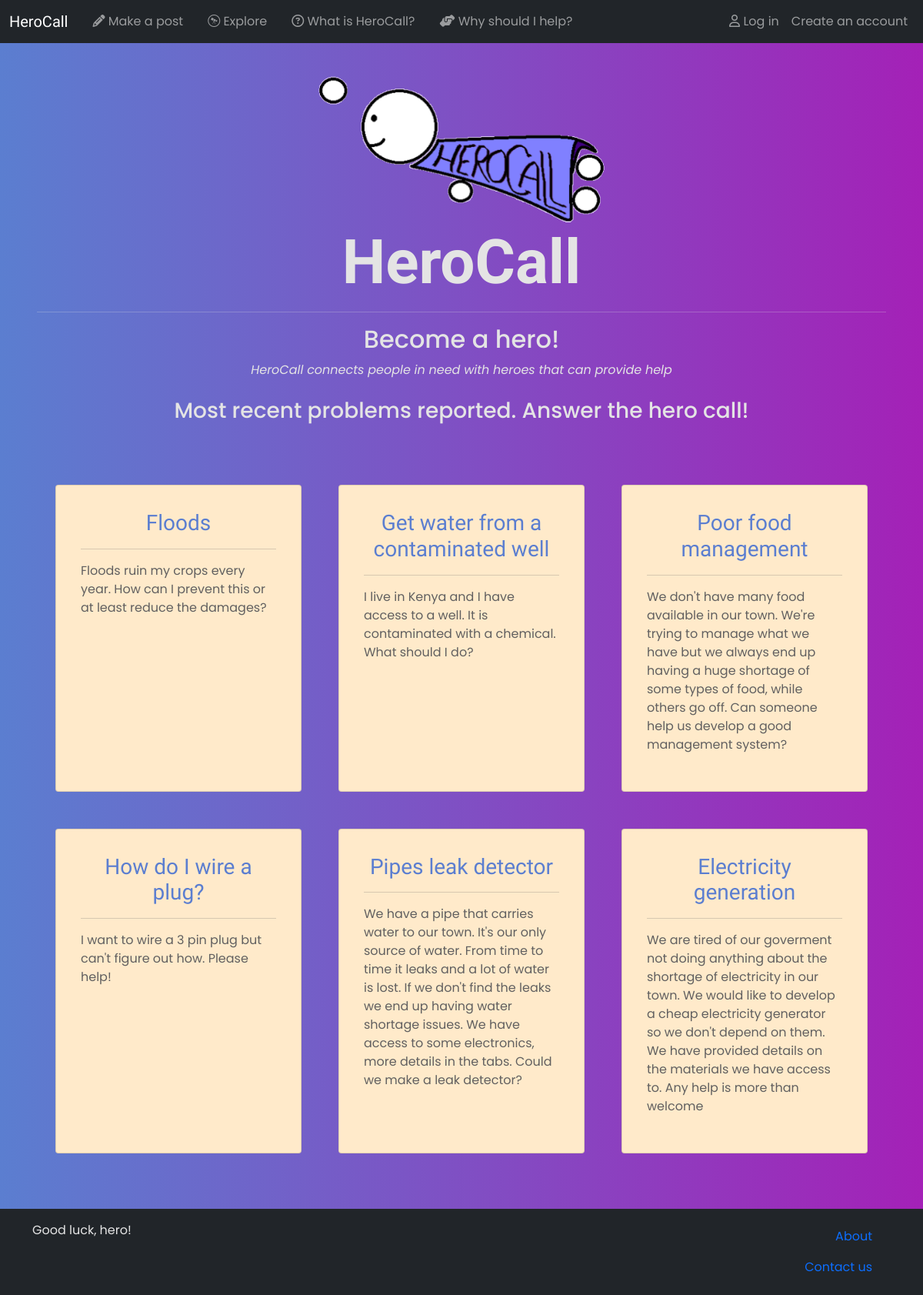
The page / on the database its author committed.
### main/models.py (models this page shows, shortened)
class Post(models.Model):
    title = models.CharField(max_length=120)
    text = models.CharField(max_length=2000)
    author = models.ForeignKey(User, on_delete=models.PROTECT)
    reply_tab = models.IntegerField(null=True, blank=True)

### main/views.py (the view)
# urls.py: 2. Add a URL to urlpatterns:  path('', views.home, name='home')
def home(request):
    posts = Post.objects.all().filter(reply_tab=None)
    content = {
        'posts':posts,
    }
    return render(request, 'index.html', content)

### main/templatetags/hero_comments.py (called while the page is built)
@register.filter
def markdown_parse(text):
    return text

@register.simple_tag
def get_tabs(post):
    response = "<select class='form-select' onchange='select_tab(this)'><option selected>Select tab</options>"
    tabs = Tab.objects.all().filter(post=post)
    if len(tabs) == 0:
        return ""
    for tab in tabs:
        response += f'<option value="rtab_{tab.id}">{tab.title}</option>'
    response += "</select>"
    return format_html(response)

### main/templates/index.html (shortened to what this page needs)
{% extends 'base.html' %}
{% load static %}
{% block content %}
<div class='container'>
    <div class="row text-center" >
        <img src="{% static 'img/hero4.png' %}" alt="logo" style="height: contain; width: 400px; margin: auto;">
        <h1 class='mb-3 display-1'><b><strong>HeroCall</strong></b></h1>
        <hr>
        <h2>Become a hero!</h2>
        <p><i>HeroCall connects people in need with heroes that can provide help</i></p>
        <h3 class='mt-2'>Most recent problems reported. Answer the hero call!</h3>
    </div>
    <div class='d-flex row mt-5 justify-content-center'>
        {% for post in posts %}
            {% include 'builder/post_prev.html' %}
        {% endfor %}
    </div>
</div>
{% endblock %}

### main/templates/builder/post_prev.html (shortened to what this page needs)
{% load hero_comments %}
<div class="card m-4 p-3 post-preview rounded reply-post" style="width: 20rem; {% if selected == 'focused' %}hover(this){% endif %}" onclick="{% if selected == 'focused' %}focused(this){% endif %}">
    <div class="card-body">
        <div class='row'>
            <h5 class="card-title my-0 text-center">
                <a href="{% url 'post' id=post.id %}" class='text-decoration-none fs-3'>{{post.title}}</a>
            </h5>
        </div>
        <hr>
        <div class='row'>
            <p>{{post.text|markdown_parse}}</p>
        </div>
    </div>
</div>

### main/static/css/main.css (style rules this page uses)
html { overflow-x: hidden; }
body { color: #e4e4e4; padding-top: 50px; background-color: rgb(91, 126, 208); background-image: linear-gradient(to right, rgb(91, 126, 208) , #A421B7); font-family: 'Poppins', sans-serif; min-height: 100vh; overflow-x: hidden; }
h1 { font-weight: 300; font-family: 'PT Sans Caption', sans-serif; color: #e4e4e4; }
.post-preview { transition: 0.5s; color: #616060; background-color: #ffeaca; }
.post-preview a { color:rgb(91, 126, 208); }
.card-title { font-family: 'Ubuntu', sans-serif; }
strong { font-family: 'Staatliches', cursive; }

### rows shown on the page
Post: title "Floods", text "Floods ruin my crops every year. How can I prevent this or at least reduce the damages?"
Post: title "Get water from a contaminated well", text "I live in Kenya and I have access to a well. It is contaminated with a chemical. What should I do?"
Post: title "Poor food management", text "We don't have many food available in our town. We're trying to manage what we have but we always end up having a huge shortage of some types of food, while others go off. Can someone help us develop a good management system?"
Post: title "How do I wire a plug?", text "I want to wire a 3 pin plug but can't figure out how. Please help!"
Post: title "Pipes leak detector", text "We have a pipe that carries water to our town. It's our only source of water. From time to time it leaks and a lot of water is lost. If we don't find the leaks we end up having water shortage issues. We have access to some electronics, more details in the tabs. Could we make a leak detector?"
Post: title "Electricity generation", text "We are tired of our goverment not doing anything about the shortage of electricity in our town. We would like to develop a cheap electricity generator so we don't depend on them. We have provided details on the materials we have access to. Any help is more than welcome"
